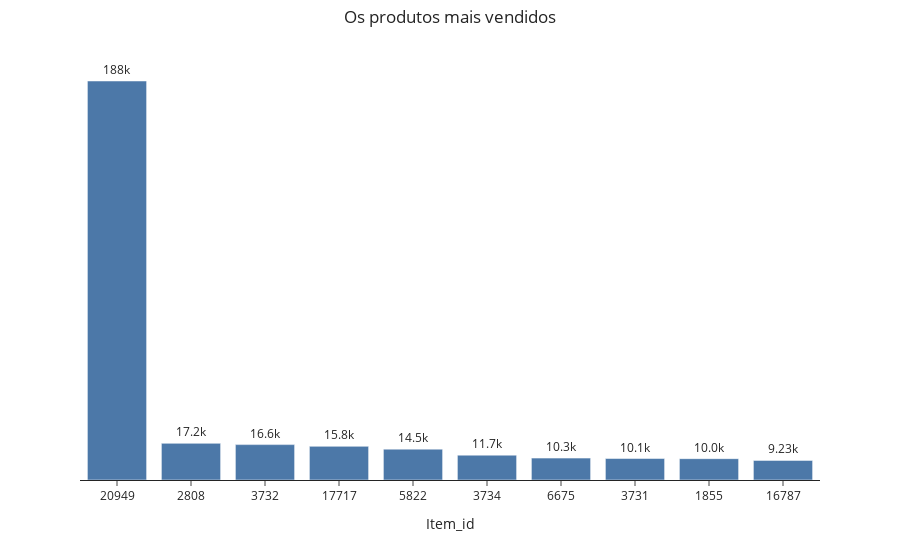

The cell this chart's notebook holds for it:
### Code cell
fig = px.bar(item_top10, x='item_id', y='item_cnt_day', template= 'simple_white',
 text = 'item_cnt_day', color_discrete_sequence=px.colors.qualitative.T10 )
fig.update_xaxes(zeroline = True, zerolinewidth =2)
fig.update_traces(textposition="outside", texttemplate='%{text:.3s}')
fig.update_xaxes(zeroline = True, zerolinewidth =2, title = 'Item_id' )
fig.update_yaxes(showticklabels = False, title= '' , showline = False, ticks = '')
fig.update_layout(title={'text': 'Os produtos mais vendidos', 'y': 0.98, 'x': 0.5})
fig.show()

### Figure 1 — Plotly figure (JSON) as saved in the notebook; plotly's stock layout.template omitted (floating-point values rounded to 4 significant figures)
{"data": [{"alignmentgroup": "True", "hovertemplate": "item_id=%{x}<br>item_cnt_day=%{text}<extra></extra>", "legendgroup": "", "marker": {"color": "#4C78A8", "pattern": {"shape": ""}}, "name": "", "offsetgroup": "", "orientation": "v", "showlegend": false, "text": [187642, 17245, 16642, 15830, 14515, 11688, 10289, 10099, 10032, 9227], "textposition": "outside", "texttemplate": "%{text:.3s}", "type": "bar", "x": ["20949", "2808", "3732", "17717", "5822", "3734", "6675", "3731", "1855", "16787"], "xaxis": "x", "y": [187642, 17245, 16642, 15830, 14515, 11688, 10289, 10099, 10032, 9227], "yaxis": "y"}], "layout": {"barmode": "relative", "legend": {"tracegroupgap": 0}, "margin": {"t": 60}, "title": {"text": "Os produtos mais vendidos", "x": 0.5, "y": 0.98}, "xaxis": {"anchor": "y", "domain": [0, 1], "title": {"text": "Item_id"}, "zeroline": true, "zerolinewidth": 2}, "yaxis": {"anchor": "x", "domain": [0, 1], "showline": false, "showticklabels": false, "ticks": "", "title": {"text": ""}}}}
